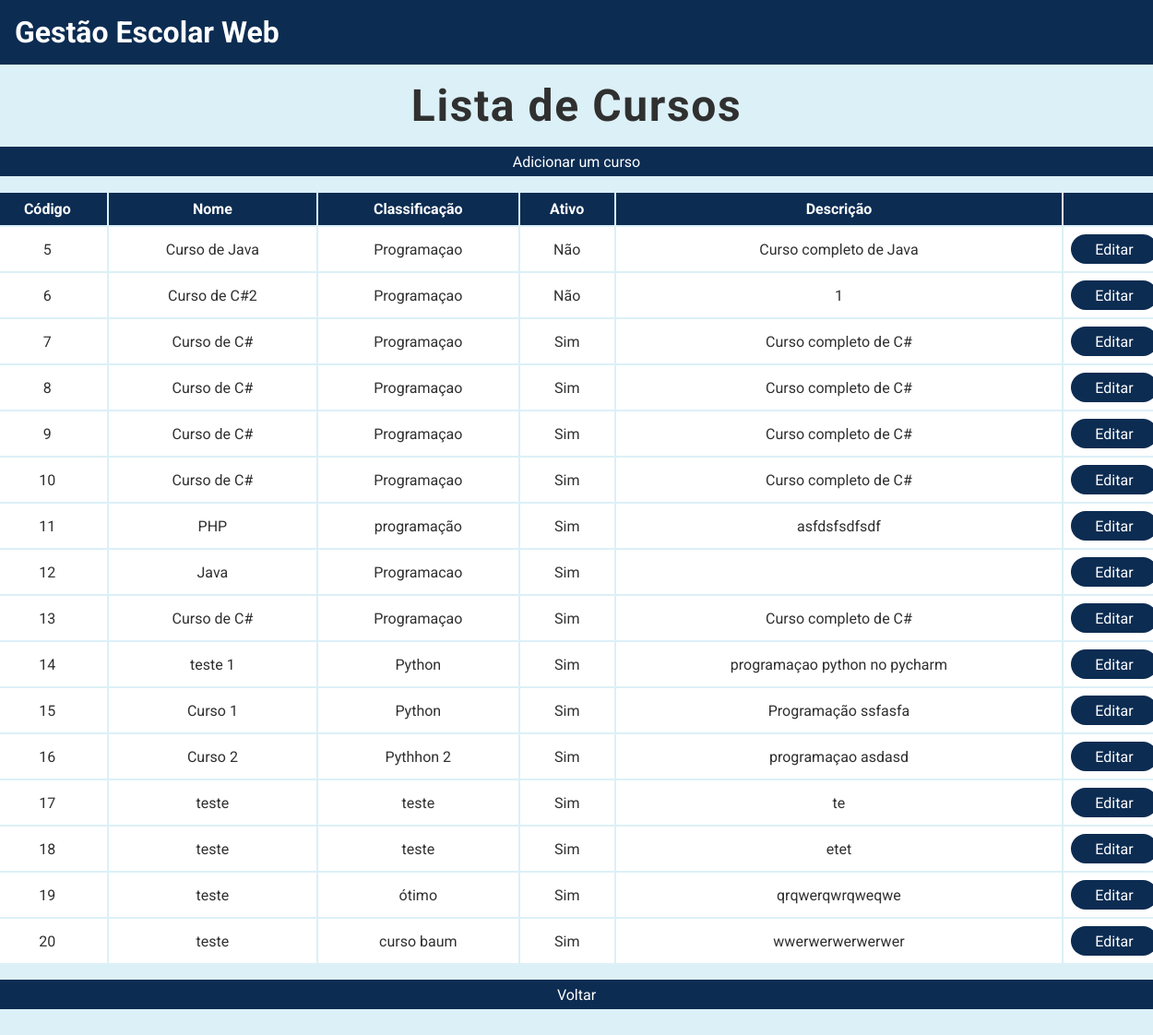
The page /listar/cursos on the database as committed earlier.
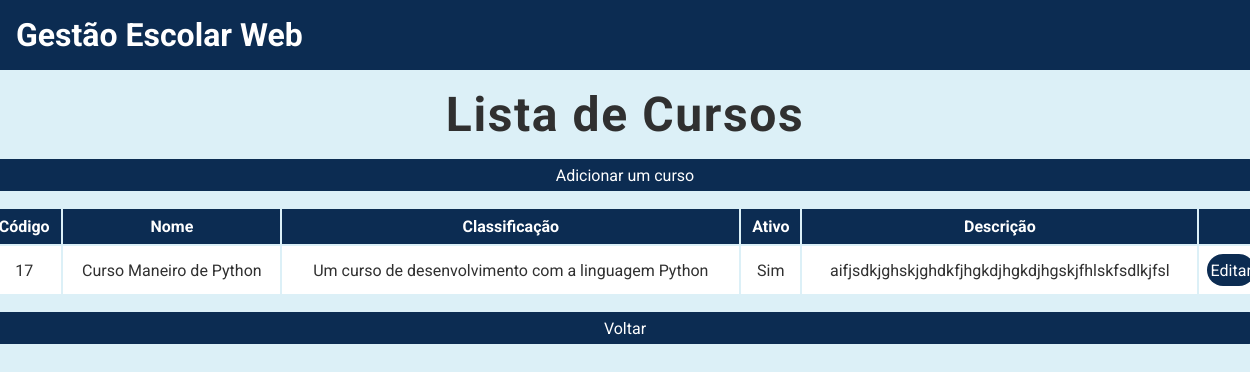
The same page on the database as committed later.
### tables this page shows
CREATE TABLE Cursos (codigo INTEGER PRIMARY KEY AUTOINCREMENT, nome VARCHAR (255) NOT NULL, classificacao VARCHAR (255) NOT NULL, ativo BOOLEAN DEFAULT (1), descricao VARCHAR (255));

### main.py (the view)
@app.route("/listar/cursos")
def listar_cursos():
    cursos = Curso.listar()
    return render_template("listar_cursos.html", cursos=cursos)

### curso.py (called while the page is built)
    @classmethod
    def listar(cls):
        conexao = sqlite3.connect("gestao_escolar.db")
        cursor = conexao.cursor()
        sql = """
            SELECT * FROM Cursos
        """
        cursor.execute(sql)
        lista_cursos = cursor.fetchall()
        conexao.close()
        return lista_cursos

### templates/listar_cursos.html
{% extends "base.html" %}
{% block conteudo %}
<div class="conteudo-principal">
    <h2>Lista de Cursos</h2>
    <div class="conteudo-tabela">
        <a href="/cadastro/curso" class="botao-primario"
            >Adicionar um curso</a
        >
        <table>
            <tr>
                <th>Código</th>
                <th>Nome</th>
                <th>Classificação</th>
                <th>Ativo</th>
                <th>Descrição</th>
                <th></th>
            </tr>
            {% if cursos %}
                {% for curso in cursos %}
                <tr>
                    <td>{{ curso[0] }}</td>
                    <td>{{ curso[1] }}</td>
                    <td>{{ curso[2] }}</td>
                    <td>
                        {% if curso[3] == 1 %} Sim {% else %} Não {% endif %}
                    </td>
                    <td>{{ curso[4] }}</td>
                    <td>
                        <a
                            href="/editar/curso/{{ curso[0] }}"
                            class="botao-primario"
                            >Editar</a
                        >
                    </td>
                </tr>
                {% endfor %}
            {% else %}
                <td colspan="6">Sem cursos cadastrados.</td>
            {% endif %}
        </table>
        <a href="/" class="botao-primario">Voltar</a>
    </div>
</div>
{% endblock %}

Rows that differ between the two databases and show on the page:
removed Cursos: codigo "5", nome "Curso de Java", classificacao "Programaçao", ativo "Não", descricao "Curso completo de Java"
removed Cursos: codigo "6", nome "Curso de C#2", classificacao "Programaçao", ativo "Não", descricao "1"
removed Cursos: codigo "7", nome "Curso de C#", classificacao "Programaçao", ativo "Sim", descricao "Curso completo de C#"
removed Cursos: codigo "8", nome "Curso de C#", classificacao "Programaçao", ativo "Sim", descricao "Curso completo de C#"
removed Cursos: codigo "9", nome "Curso de C#", classificacao "Programaçao", ativo "Sim", descricao "Curso completo de C#"
removed Cursos: codigo "10", nome "Curso de C#", classificacao "Programaçao", ativo "Sim", descricao "Curso completo de C#"
removed Cursos: codigo "11", nome "PHP", classificacao "programação", ativo "Sim", descricao "asfdsfsdfsdf"
removed Cursos: codigo "12", nome "Java", classificacao "Programacao", ativo "Sim"
removed Cursos: codigo "13", nome "Curso de C#", classificacao "Programaçao", ativo "Sim", descricao "Curso completo de C#"
removed Cursos: codigo "14", nome "teste 1", classificacao "Python", ativo "Sim", descricao "programaçao python no pycharm"
removed Cursos: codigo "15", nome "Curso 1", classificacao "Python", ativo "Sim", descricao "Programação ssfasfa"
removed Cursos: codigo "16", nome "Curso 2", classificacao "Pythhon 2", ativo "Sim", descricao "programaçao asdasd"
removed Cursos: codigo "18", nome "teste", classificacao "teste", ativo "Sim", descricao "etet"
removed Cursos: codigo "19", nome "teste", classificacao "ótimo", ativo "Sim", descricao "qrqwerqwrqweqwe"
removed Cursos: codigo "20", nome "teste", classificacao "curso baum", ativo "Sim", descricao "wwerwerwerwerwer"
changed Cursos id 17: nome "teste" → "Curso Maneiro de Python"; classificacao "teste" → "Um curso de desenvolvimento com a linguagem Python"; descricao "te" → "aifjsdkjghskjghdkfjhgkdjhgkdjhgskjfhlskfsdlkjfsl"
